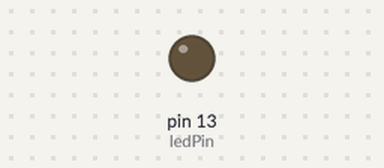
Bench run of a sketch on a simulated Arduino Uno, built with avr-gcc and run on an emulated ATmega328P. Shown: output pins drawn as LEDs (lit = HIGH). Dashed ring = blinking.

Above: at 0.05 s.
At 2.89 s:
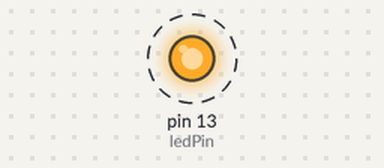
Timing chart, 0 to 3.2 s (numbered marks = the images above):
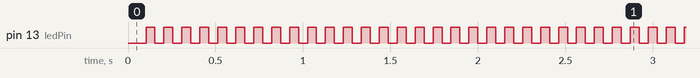

The sketch:

led_on_off_usemicros.ino
```cpp
//Led 껏다 켰다

int ledPin = 13; //led연결핀
int ledState = LOW; //led는 끈 상태로 시작
unsigned long previousMicros = 0; //맞지막으로 led를 끈 시간을 저장
int count = 0;

void setup() {
  // put your setup code here, to run once:
  pinMode (ledPin, OUTPUT);//led연결 핀을 출력으로 설정
}


void loop() {
  // put your main code here, to run repeatedly:
 unsigned long currentMicros = micros(); //현재까지의 시작 , 밀리 세컨드 단위로 카운트 // millis에서 반환되는 값-> 현재 시간을 밀리스로 반환 -> 아두이노 전원을 넣는 것을 기준으로 시작
 //unsigned long currentMicros = micros(); 마이크로세컨드 단위로 카운트 -> 밀리세컨드와는 x1000

 if(currentMicros - previousMicros >= 100) // 지정한 시간을 초과한 경우
 {
  previousMicros = currentMicros; //마지막 상태 변화 시간 저장

  count++;
  if(count == 1000)
  {
    digitalWrite(13, 1);
    count = 0;
  }
  else if(count == 500)
  {
    digitalWrite(13, 0);
  }

  }
}
```

Measured:
- by itself, pin 13 (ledPin): alternates HIGH for 0.05 s and LOW for 0.05 s
